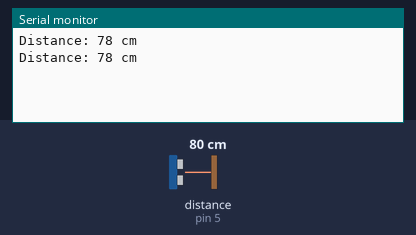
This sketch was run on a simulated Arduino Uno, built with avr-gcc and run on an emulated ATmega328P. Parts: the last lines printed to the serial monitor. Wiring (inferred from the names in the program): ultrasonic range finder: trigger pin 4; echo pin 5. The test bench sets the inputs (shaded band); at power-on: distance to the obstacle (sensor on pin 5) 80 cm. The echo pulse lasts 58.3 µs per cm.

Above: at 1.8 s.
1.9 s: distance to the obstacle (sensor on pin 5) set to 2 cm
At 2.8 s:
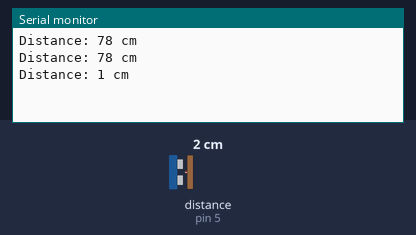
3.4 s: distance to the obstacle (sensor on pin 5) set to 4 cm
At 4.8 s:
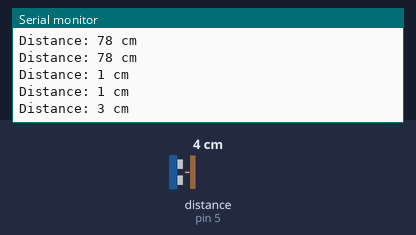
Timing chart, 0 to 6.4 s (numbered marks = the images above; inputs shaded):
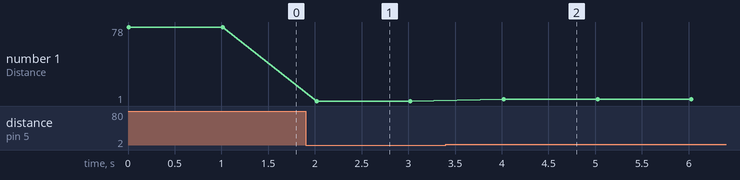

Measured:
- after the input at 1.9 s, the serial monitor: prints a new line after 0.12 s (image 1)
- after the input at 3.4 s, the serial monitor: prints a new line after 0.62 s (image 2)
- plotted number 1: 78 → 1 after the input at 1.9 s, 1 → 3 after the input at 3.4 s

The sketch:

micro_mantas_test.ino
```cpp
const int trigPin = 4; // Change to your trigger pin
const int echoPin = 5; // Change to your echo pin

void setup() {
  Serial.begin(9600);
  pinMode(trigPin, OUTPUT);
  pinMode(echoPin, INPUT);
}

void loop() {
  long duration, distance;

  // Clear the trigPin
  digitalWrite(trigPin, LOW);
  delay(2);

  // Set the trigPin HIGH for 10 microseconds
  digitalWrite(trigPin, HIGH);
  delayMicroseconds(10);
  digitalWrite(trigPin, LOW);

  // Read the echoPin
  duration = pulseIn(echoPin, HIGH);

  // Calculate the distance
  distance = duration * 0.034 / 2; // Speed of sound is 0.034 cm/µs

  Serial.print("Distance: ");
  Serial.print(distance);
  Serial.println(" cm");

  delay(1000); // Wait for a second before the next measurement
}
```
